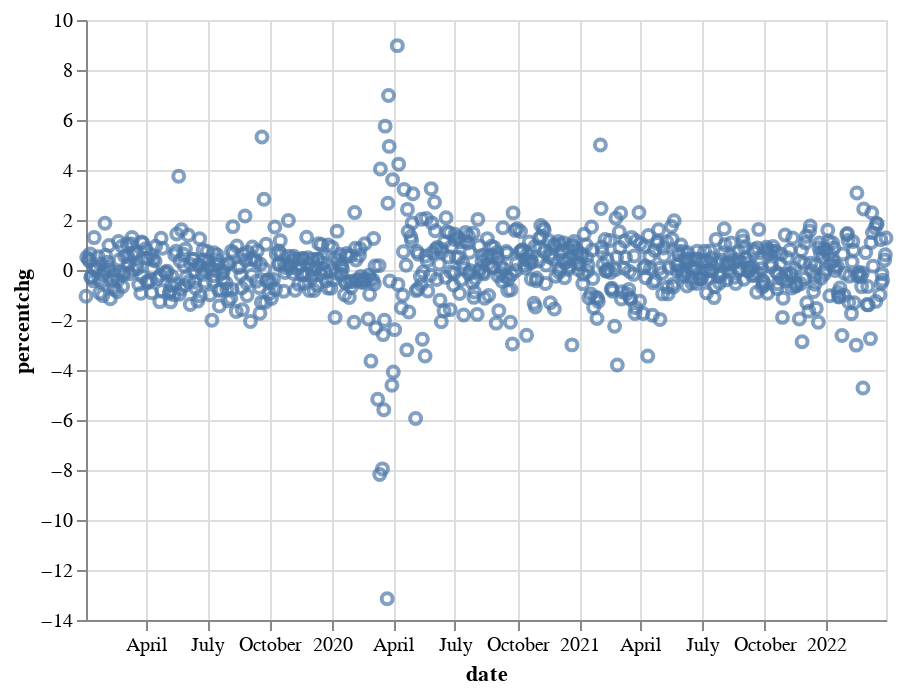

Notebook code cell kept with this figure:
### Code cell
altdata_closepercentchg10 = boolean_shock(10, bse_data, 'close')
altdata_closepercentchg10.reset_index(inplace=True)
altdata_closepercentchg10.rename(columns={list(altdata_closepercentchg10)[0]:'date'}, inplace=True)

alt.Chart(altdata_closepercentchg10).mark_point().encode(
    x='date',
    y='percentchg'
)

### Figure 1 — Vega-Lite specification as saved in the notebook (floating-point values rounded to 4 significant figures; data arrays with more than 128 entries replaced by an {"elided": "..."} marker saying what was removed)
{"config": {"view": {"continuousWidth": 400, "continuousHeight": 300}}, "data": {"name": "data-3cdb5cc98f130d5a331e0eb36ed7a9eb"}, "mark": "point", "encoding": {"x": {"field": "date", "type": "temporal"}, "y": {"field": "percentchg", "type": "quantitative"}}, "$schema": "https://vega.github.io/schema/vega-lite/v4.17.0.json", "datasets": {"data-3cdb5cc98f130d5a331e0eb36ed7a9eb": {"elided": "796 records"}}}
